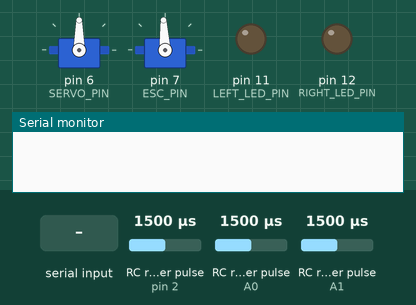
This sketch was run on a simulated Arduino Uno, built with avr-gcc and run on an emulated ATmega328P. On the bench: 2 × servo, output pins drawn as LEDs (lit = HIGH), the last lines printed to the serial monitor. Wiring (inferred from the names in the program): 3 × RC receiver channel: data pin 2 / data A0 / data A1. The inputs (shaded band) are chosen by the test bench; at power-on: RC receiver pulse (sensors on A0, A1, pin 2) 1500 µs.

Above: at 1.2 s.
1.3 s: "N/A\n" received over Serial
At 2.0 s:
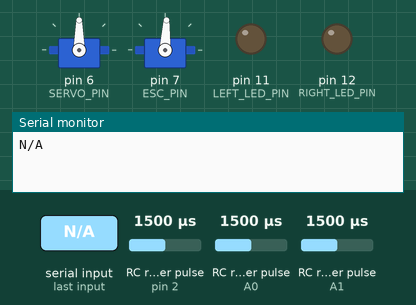
4.3 s: RC receiver pulse (sensor on A0) set to 1020 µs
At 5.49 s:
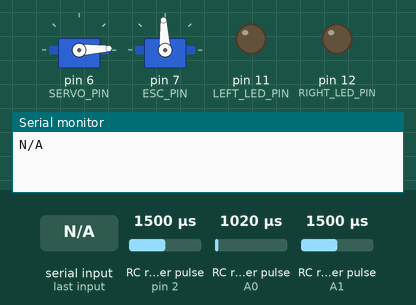
7.3 s: RC receiver pulse (sensor on A1) set to 1020 µs
At 7.75 s:
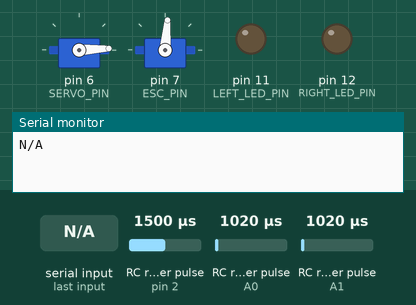
10.3 s: RC receiver pulse (sensor on A0) set to 1250 µs
13.3 s: "30,150\n" received over Serial
At 14.91 s:
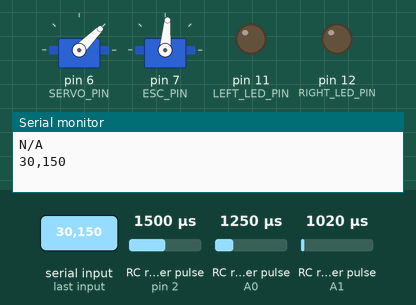
16.3 s: "200\n" received over Serial
At 16.76 s:
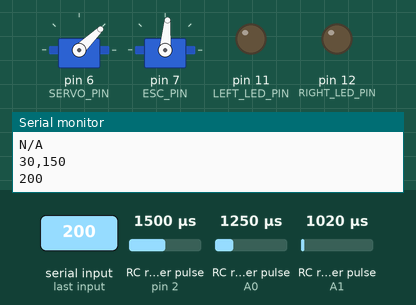
Timing chart, 0 to 20.3 s (numbered marks = the images above; inputs shaded):
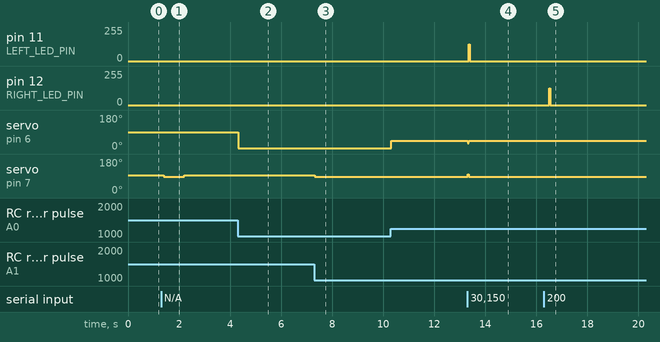

Measured:
- after the input at 1.3 s, servo on pin 7 (ESC_PIN): 93° → 87° after 0.10 s, → 93° 0.80 s later
- after the input at 4.3 s, servo on pin 6 (SERVO_PIN): 90° → 3° at once, then repeats every 0.56 s: 4° 0.02 s, 3° 0.04 s, 4° 0.02 s, 3° 0.48 s
- after the input at 7.3 s, servo on pin 7 (ESC_PIN): 93° → 85° at once
- after the input at 13.3 s, pin 11 (LEFT_LED_PIN): 0/255 → 126/255 after 0.05 s, → 0/255 0.04 s later; servo on pin 7 (ESC_PIN): 85° → 98° at once, → 85° 0.04 s later
- after the input at 16.3 s, pin 12 (RIGHT_LED_PIN): 0/255 → 127/255 after 0.21 s, → 0/255 0.04 s later

The sketch:

pwm.ino
```cpp
#include <Servo.h>
#include "PinChangeInterrupt.h"

// ===================================
// 핀 정의
// ===================================
#define CH9_PIN        2   // D2 핀 사용, 모드(PWM) 입력
#define CH1_PIN        A0  // 조향 PWM 입력
#define CH2_PIN        A1  // 속도 PWM 입력
#define SERVO_PIN      6   // 조향 서보
#define ESC_PIN        7   // ESC 제어

// LED 핀 (필요에 맞춰 변경)
#define LEFT_LED_PIN   11  // 왼쪽 방향 표시 LED
#define RIGHT_LED_PIN  12  // 오른쪽 방향 표시 LED

#define AUTO_MODE       0
#define MANUAL_MODE     1

Servo steeringServo;
Servo esc;

// ===================================
// 수동모드 PWM 측정용 변수 (인터럽트용)
// ===================================
volatile unsigned long ch1Start = 0, ch2Start = 0, ch9Start = 0;
volatile int ch1Width = 1500, ch2Width = 1500, ch9Width = 1500;
volatile bool newCh1 = false, newCh2 = false, newCh9 = false;

// ===================================
// 자동모드 시리얼 버퍼
// ===================================
String inputString = "";

// ===================================
// 전역 변수
// ===================================
int prevMode = -1;  // 직전 모드 저장

// ===================================
// 함수 프로토타입
// ===================================
void runManualMode();
void runAutoMode();
void processSerialInput(const String &command);
void ch1ISR();
void ch2ISR();
void ch9ISR();

// ===================================
// setup()
// ===================================
void setup() {
  Serial.begin(9600);

  // 모드 스위치(CH9) 입력 설정
  pinMode(CH9_PIN, INPUT_PULLUP);
  attachPCINT(digitalPinToPCINT(CH9_PIN), ch9ISR, CHANGE);

  // 수동모드용 PWM 입력 설정 (CH1, CH2)
  pinMode(CH1_PIN, INPUT_PULLUP);
  pinMode(CH2_PIN, INPUT_PULLUP);
  attachPCINT(digitalPinToPCINT(CH1_PIN), ch1ISR, CHANGE);
  attachPCINT(digitalPinToPCINT(CH2_PIN), ch2ISR, CHANGE);

  // 서보/ESC 초기화
  steeringServo.attach(SERVO_PIN);
  esc.attach(ESC_PIN);
  esc.writeMicroseconds(1500);  // ESC 중립(정지) 상태

  // LED 출력 핀 설정
  pinMode(LEFT_LED_PIN, OUTPUT);
  pinMode(RIGHT_LED_PIN, OUTPUT);
  digitalWrite(LEFT_LED_PIN, LOW);
  digitalWrite(RIGHT_LED_PIN, LOW);
}

// ===================================
// loop()
// ===================================
void loop() {
  // 1) CH9 PWM 폭에 따라 현재 모드 판단
  int currentMode = (ch9Width < 1500) ? AUTO_MODE : MANUAL_MODE;

  // 2) 모드 변경 시 로그 출력
  if (currentMode != prevMode) {
    //   if (currentMode == AUTO_MODE) {
    //   Serial.println("모드 전환됨 → 자동모드" );
    // } else {
    //   Serial.println("모드 전환됨 → 수동모드" );
    // }
    prevMode = currentMode;
  }

  // 3) 모드에 따라 분기
  if (currentMode == AUTO_MODE) {
    runAutoMode();
  } else {
    runManualMode();
  }
}

// ===================================
// 수동모드 동작
// ===================================
void runManualMode() {
  // 1) CH1 값 변환에 따라 조향
  int angle = 90;  // 기본값(가운데)
  if (newCh1) {
    newCh1 = false;
    angle = map(ch1Width, 1000, 2000, 0, 180);
    angle = constrain(angle, 0, 180);
    steeringServo.write(angle);

    // Serial.print("수동 조향: ");
    // Serial.println(angle);
  }

  // 2) CH2 값 변환에 따라 속도(ESC) 제어
  int limitedPWM = 1500;
  bool isReverse = false;
  if (newCh2) {
    newCh2 = false;
    if (ch2Width < 1500) {
      // 후진 (1000~1500 → 1420~1500)
      limitedPWM = map(ch2Width, 1000, 1500, 1420, 1500);
      isReverse = true;  // 후진 플래그
    } else if (ch2Width > 1500) {
      // 전진 (1500~2000 → 1500~1560)
      limitedPWM = map(ch2Width, 1500, 2000, 1500, 1560);
      isReverse = false;
    } else {
      // 중립
      limitedPWM = 1500;
      isReverse = false;
    }
    limitedPWM = constrain(limitedPWM, 1420, 1560);
    esc.writeMicroseconds(limitedPWM);
  }

  // 3) LED 점등 로직
  //    - 후진: 두 LED 모두 ON
  //    - 전/중립 상태(역방향 아님)에서 조향 각도로 판단
  //       · 직진(각도 약 90° 전후): 모두 OFF
  //       · 왼쪽(각도 < 85°): 왼쪽 LED ON, 오른쪽 LED OFF
  //       · 오른쪽(각도 > 95°): 오른쪽 LED ON, 왼쪽 LED OFF
  //    (각도 중앙 90° 기준으로 ±5° 정도를 deadzone으로 설정)
  if (isReverse) {
    // 후진 시
    digitalWrite(LEFT_LED_PIN, HIGH);
    digitalWrite(RIGHT_LED_PIN, HIGH);
  } else {
    // 전/중립 상태일 때
    if (angle < 85) {
      // 왼쪽으로 많이 틀었을 때
      digitalWrite(LEFT_LED_PIN, HIGH);
      digitalWrite(RIGHT_LED_PIN, LOW);
    } else if (angle > 95) {
      // 오른쪽으로 많이 틀었을 때
      digitalWrite(LEFT_LED_PIN, LOW);
      digitalWrite(RIGHT_LED_PIN, HIGH);
    } else {
      // 거의 직진(90° 전후) 또는 중립일 때
      digitalWrite(LEFT_LED_PIN, LOW);
      digitalWrite(RIGHT_LED_PIN, LOW);
    }
  }
}

// ===================================
// 자동모드 동작 (Pi → 아두이노 통신)
// ===================================
void runAutoMode() {
  int avail = Serial.available();

  if (avail > 0) {

    inputString = Serial.readStringUntil('\n');
    inputString.trim();
    processSerialInput(inputString);
  }
}

// ===================================
// 시리얼로 들어온 커맨드 처리
//   - "N/A" → 후진 → 중립
//   - 숫자(0~180) → 조향 서보, 전진 속도
// ===================================
void processSerialInput(const String &command) {
  int angle;

  Serial.println(command);

  if (command == "N/A") {
    esc.writeMicroseconds(1440);
    delay(800);                  // 후진 짧게 수행
    esc.writeMicroseconds(1500); // 중립
  } else {
    angle = command.toInt();
    angle = constrain(angle, 0, 180);

    // 자동 조향
    steeringServo.write(angle);
    // 자동 전진(고정 속도 예시: 1550μs)
    esc.writeMicroseconds(1550);
  }


  int limitedPWM = 1500;
  bool isReverse = false;
  if (isReverse) {
      // 후진 시
      digitalWrite(LEFT_LED_PIN, HIGH);
      digitalWrite(RIGHT_LED_PIN, HIGH);
    } else {
      // 전/중립 상태일 때
      if (angle < 85) {
        // 왼쪽으로 많이 틀었을 때
        digitalWrite(LEFT_LED_PIN, HIGH);
        digitalWrite(RIGHT_LED_PIN, LOW);
      } else if (angle > 95) {
        // 오른쪽으로 많이 틀었을 때
        digitalWrite(LEFT_LED_PIN, LOW);
        digitalWrite(RIGHT_LED_PIN, HIGH);
      } else {
        // 거의 직진(90° 전후) 또는 중립일 때
        digitalWrite(LEFT_LED_PIN, LOW);
        digitalWrite(RIGHT_LED_PIN, LOW);
      }
    }

}

// ===================================
// 인터럽트 핸들러: CH1 (조향 PWM) 측정
// ===================================
void ch1ISR() {
  if (digitalRead(CH1_PIN) == HIGH) {
    ch1Start = micros();
  } else if (ch1Start) {
    ch1Width = micros() - ch1Start;
    newCh1   = true;
    ch1Start = 0;
  }
}

// ===================================
// 인터럽트 핸들러: CH2 (속도 PWM) 측정
// ===================================
void ch2ISR() {
  if (digitalRead(CH2_PIN) == HIGH) {
    ch2Start = micros();
  } else if (ch2Start) {
    ch2Width = micros() - ch2Start;
    newCh2   = true;
    ch2Start = 0;
  }
}

// ===================================
// 인터럽트 핸들러: CH9 (모드 PWM) 측정
// ===================================
void ch9ISR() {
  if (digitalRead(CH9_PIN) == HIGH) {
    ch9Start = micros();
  } else if (ch9Start) {
    ch9Width = micros() - ch9Start;
    newCh9   = true;
    ch9Start = 0;
  }
}
```
